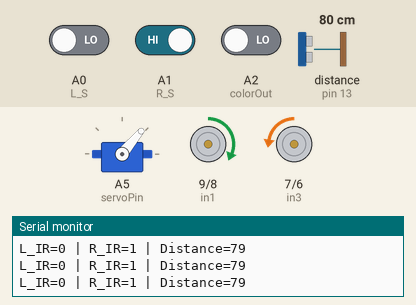
This sketch was run on a simulated Arduino Uno, built with avr-gcc and run on an emulated ATmega328P. Shown: servo, motor-driver pin pairs drawn as motors (green arrow = first pin HIGH = forward, orange = second pin HIGH = backward, longer = more drive, scaled by the enable pin), the last lines printed to the serial monitor. Wiring (inferred from the names in the program): ultrasonic range finder: trigger pin 12; echo pin 13. The inputs (shaded band) are chosen by the test bench; at power-on: A0 (L_S) LOW, A1 (R_S) HIGH, distance to the obstacle (sensor on pin 13) 80 cm, A2 (colorOut) LOW. The echo pulse lasts 58.3 µs per cm.

Above: at 1.5 s.
1.6 s: A0 (L_S) driven HIGH
At 1.83 s:
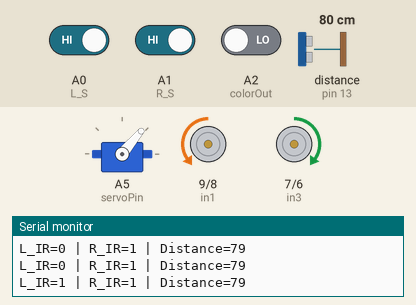
At 2.7 s:
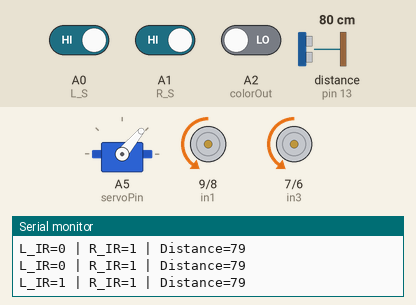
4.6 s: A1 (R_S) driven LOW
6.2 s: A0 (L_S) driven LOW
At 7.3 s:
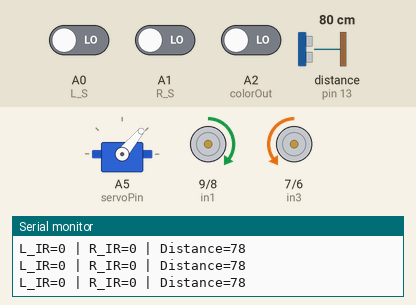
7.7 s: distance to the obstacle (sensor on pin 13) set to 23 cm
10.7 s: distance to the obstacle (sensor on pin 13) set to 20 cm
At 10.9 s:
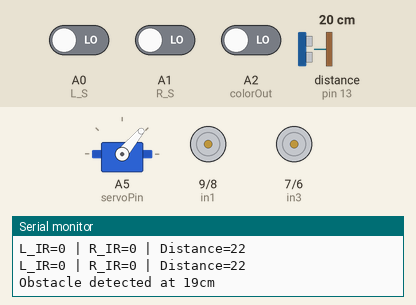
13.7 s: distance to the obstacle (sensor on pin 13) set to 6 cm
16.7 s: distance to the obstacle (sensor on pin 13) set to 3 cm
Timing chart, 0 to 19.2 s (numbered marks = the images above; inputs shaded):
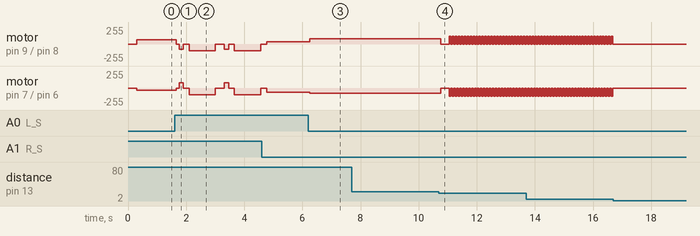

The sketch:

Last_Update_Working__70__Lane___Obstacles_.ino
```cpp
#include <Servo.h>
#define enA 10
#define in1 9
#define in2 8
#define in3 7
#define in4 6
#define enB 5
#define L_S A0
#define R_S A1
#define trigPin 12
#define echoPin 13
#define S0 11
#define S1 4
#define S2 3
#define S3 2
#define colorOut A2
#define servoPin A5

Servo scanServo;
int forwardSpeed = 80;
int turnSpeed = 65;
int approachThreshold = 20;
int scanThreshold = 3;
bool ultrasonicEnabled = true;
bool approaching = false;
String detectedColor = "UNKNOWN";

void setup() {
  Serial.begin(9600);
  pinMode(R_S, INPUT); pinMode(L_S, INPUT);
  pinMode(enA, OUTPUT); pinMode(enB, OUTPUT);
  pinMode(in1, OUTPUT); pinMode(in2, OUTPUT);
  pinMode(in3, OUTPUT); pinMode(in4, OUTPUT);
  pinMode(trigPin, OUTPUT); pinMode(echoPin, INPUT);
  pinMode(S0, OUTPUT); pinMode(S1, OUTPUT);
  pinMode(S2, OUTPUT); pinMode(S3, OUTPUT);
  pinMode(colorOut, INPUT);
  digitalWrite(S0, HIGH); digitalWrite(S1, LOW);
  scanServo.attach(servoPin); scanServo.write(50);
  delay(300);
}

void loop() {
  int leftIR = digitalRead(L_S);
  int rightIR = digitalRead(R_S);
  int distance = ultrasonicEnabled ? getDistance() : 100;

  if (!approaching && distance > 0 && distance <= approachThreshold && leftIR == 0 && rightIR == 0) {
    approaching = true; Serial.println("Obstacle detected at " + String(distance) + "cm"); Stop(); delay(300);
  }

  if (approaching) {
    while (true) {
      distance = getDistance();
      if (distance <= scanThreshold || distance <= 0) break;
      leftIR = digitalRead(L_S); rightIR = digitalRead(R_S);
      if (leftIR == 1 || rightIR == 1) {
        Serial.println("Lost line during approach! Aborting.");
        Stop(); delay(300); ultrasonicEnabled = true; approaching = false; return;
      }
      analogWrite(enA, 120); analogWrite(enB, 120); forward(); delay(50); Stop(); delay(50);
    }
    Stop(); delay(300); readColor(); handleDetectedColor(detectedColor);
    delay(500); ultrasonicEnabled = true; approaching = false; return;
  }

  leftIR = digitalRead(L_S); rightIR = digitalRead(R_S);
  Serial.print("L_IR="); Serial.print(leftIR);
  Serial.print(" | R_IR="); Serial.print(rightIR);
  Serial.print(" | Distance="); Serial.println(distance);

  if (leftIR == 0 && rightIR == 0) {
    analogWrite(enA, forwardSpeed);
    analogWrite(enB, forwardSpeed);
    forward();
  } else if (leftIR == 1 && rightIR == 0) {
    curveLeft();
  } else if (leftIR == 0 && rightIR == 1) {
    curveRight();
  } else if (leftIR == 1 && rightIR == 1) {
    Stop(); delay(100);
    driveBackwards(5);
    int l = digitalRead(L_S), r = digitalRead(R_S);
    if (l == 0 || r == 0) return;
    rotate180();
  } else {
    Stop(); delay(100);
  }
}

void forward() {
  digitalWrite(in1, HIGH); digitalWrite(in2, LOW);
  digitalWrite(in3, LOW); digitalWrite(in4, HIGH);
}

void backward() {
  digitalWrite(in1, LOW); digitalWrite(in2, HIGH);
  digitalWrite(in3, HIGH); digitalWrite(in4, LOW);
}

void turnLeft() {
  digitalWrite(in1, LOW); digitalWrite(in2, HIGH);
  digitalWrite(in3, LOW); digitalWrite(in4, HIGH);
}

void turnRight() {
  digitalWrite(in1, HIGH); digitalWrite(in2, LOW);
  digitalWrite(in3, HIGH); digitalWrite(in4, LOW);
}

void Stop() {
  digitalWrite(in1, LOW); digitalWrite(in2, LOW);
  digitalWrite(in3, LOW); digitalWrite(in4, LOW);
}

void curveLeft() {
  analogWrite(enA, turnSpeed / 2);
  analogWrite(enB, turnSpeed);
  forward();
}


void curveRight() {
  analogWrite(enA, turnSpeed);
  analogWrite(enB, turnSpeed / 2);
  forward();
}

int getDistance() {
  digitalWrite(trigPin, LOW); delayMicroseconds(2);
  digitalWrite(trigPin, HIGH); delayMicroseconds(10);
  digitalWrite(trigPin, LOW);
  long duration = pulseIn(echoPin, HIGH, 20000);
  return duration * 0.034 / 2;
}

void readColor() {
  unsigned int red, green, blue;
  digitalWrite(S2, LOW); digitalWrite(S3, LOW); red = pulseIn(colorOut, LOW);
  digitalWrite(S2, HIGH); digitalWrite(S3, HIGH); green = pulseIn(colorOut, LOW);
  digitalWrite(S2, LOW); digitalWrite(S3, HIGH); blue = pulseIn(colorOut, LOW);
  if (red < green && red < blue) detectedColor = "RED";
  else if (green < red && green < blue) detectedColor = "GREEN";
  else if (blue < red && blue < green) detectedColor = "BLUE";
  else detectedColor = "UNKNOWN";
  Serial.print("R="); Serial.print(red);
  Serial.print(" G="); Serial.print(green);
  Serial.print(" B="); Serial.println(blue);
  Serial.println("Detected Color: " + detectedColor);
}

void scanWithServo() {
  scanServo.write(50); delay(300); scanServo.write(100);
  Serial.println("Scanning left..."); delay(500);
  scanServo.write(50); delay(300); scanServo.write(0);
  Serial.println("Scanning right..."); delay(500);
  scanServo.write(50); Serial.println("Returning to center..."); delay(500);
}

void handleDetectedColor(String color) {
  if (color == "RED") {
    driveBackwards(5);
    scanWithServo();
    rotate180();
    Serial.println("RED maneuver complete → Resuming line following");
  } else if (color == "GREEN") {
    driveForward(40, 100); Stop(); delay(300); driveBackwards(40);
  } else if (color == "BLUE") {
    driveBackwards(5);
    scanWithServo();
    rotate90();
    driveBackwards(30);
    Stop();
    Serial.println("BLUE maneuver complete → Parked");
    while (true);
  } else {
    Serial.println("Obstacle is " + color + " → Stopping");
    Stop();
  }
}

void driveForward(int cm, int speed = forwardSpeed) {
  int t = cm * 30;
  analogWrite(enA, speed); analogWrite(enB, speed);
  forward(); delay(t); Stop(); delay(200);
}

void driveBackwards(int cm) {
  int t = cm * 30;
  analogWrite(enA, forwardSpeed); analogWrite(enB, forwardSpeed);
  backward(); delay(t); Stop(); delay(200);
}

void rotate180() {
  int rotateSpeed = 100;
  analogWrite(enA, rotateSpeed); analogWrite(enB, rotateSpeed);
  turnLeft(); delay(900); Stop(); delay(200);
}

void rotate90() {
  int rotateSpeed = 100;
  analogWrite(enA, rotateSpeed); analogWrite(enB, rotateSpeed);
  turnLeft(); delay(450); Stop(); delay(200);
}
```

Measured:
- the behaviour switches between 22 and 21 cm on distance to the obstacle (sensor on pin 13) (found by bisection; images 3 and 4)
- after the input at 6.2 s, motor on pin 9 (in1) / pin 8 (in2): forward 32/255 → forward 80/255 after 0.05 s; motor on pin 7 (in3) / pin 6 (in4): backward 65/255 → backward 80/255 after 0.05 s
- after the input at 10.7 s, motor on pin 9 (in1) / pin 8 (in2): forward 80/255 → stopped after 0.06 s, then repeats every 0.10 s: forward 120/255 0.05 s, stopped 0.05 s; motor on pin 7 (in3) / pin 6 (in4): backward 80/255 → stopped after 0.06 s, then repeats every 0.10 s: backward 120/255 0.05 s, stopped 0.05 s
- after the input at 16.7 s, motor on pin 9 (in1) / pin 8 (in2), motor on pin 7 (in3) / pin 6 (in4): stops changing and stays stopped
